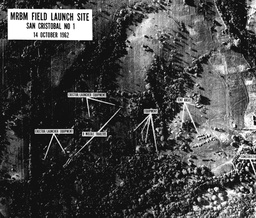
#> input picture Assignment2/u2cuba.jpg, 256 x 218 px, shrunk from 1250 x 1063 before the run; the run also reads 2 pictures not shown here
$ python '1 - Problem1_CrossCorrelation.py'   (Python 2 division)
#> lines starting #> are read from the running program, lines starting #| are printed output that depends on the picture
#       About - Cross Correlation and identify matching template from source image
#       Updated             11/10/2015
#       Load the input image
#       Based on the template image create blocks
#       Compute NCC and save coordinates where NCC is max value
#       Output regions where the matching corrdinates are found
#       Output for first template, close it, continue with next set

import cv2
import numpy as np
import math as m
import timeit

#Load Input Image
sourceImage = cv2.imread('u2cuba.jpg')
#> sourceImage is the input picture: shape (218, 256, 3); min 0, max 255, mean 71.4
sourceImage = cv2.cvtColor(sourceImage,cv2.COLOR_BGR2GRAY)
#> sourceImage: shape (218, 256)

#Cross Correlation function
def computeCrossCorrelation(inputimage, templateImage1):
	#Compute width and height of Input Image
	width = sourceImage.shape[0]
#> width = 218
	height = sourceImage.shape[1]
#> height = 256

	#Compute width and height of template Image
	width1 = templateImage1.shape[0]
#> width1 = 8
	height1 = templateImage1.shape[1]
#> height1 = 8

	#Initialze current Ncc value to zero
	currdist_ncc1 = 0

	#Create destination output each
	destNewImageTemp = sourceImage[0:width1,0:height1]

	#Loop thru width of Image
	for x in range(0,width,1):

		#Loop through height of Image
		for y in range(0,height,1):

			#Check if pixel position input image + dimension of template image are within limits
			if (x+width1 < width and y+height1< height):

				#Pick the block matching dimension of template image
				destNewImageTemp = sourceImage[x:x+width1,y:y+height1]

				#Compute Ncc for the Identified block
				dist_ncc1 = sum((templateImage1-np.mean(templateImage1))*(destNewImageTemp-np.mean(destNewImageTemp)))/m.sqrt((np.std(templateImage1)*np.std(destNewImageTemp)))

				#If sum > current sum, capture value and coordinates
				if ((sum(dist_ncc1) > currdist_ncc1) and (sum(dist_ncc1)> 0)):
					currdist_ncc1 = sum(dist_ncc1)
					matchCoordwidth = x
					matchCoordwidth1 = x+width1
					matchCoordHeight = y
					matchCoordHeight1 = y+height1
#> after the loop, currdist_ncc1 = 2341.6; matchCoordHeight = 88; matchCoordHeight1 = 96; matchCoordwidth = 137; matchCoordwidth1 = 145

	destMatchImageTemp = sourceImage[matchCoordwidth:matchCoordwidth1,matchCoordHeight:matchCoordHeight1]

	#Template Image
	cv2.imshow('Template Image',templateImage1)

	#Matched Area
	cv2.imshow('Result Image Extracted portion is ',destMatchImageTemp)

	#Highlight from input Image
	cv2.rectangle(sourceImage, (matchCoordHeight, matchCoordwidth),(matchCoordHeight1,matchCoordwidth1), (255,0,0), 2)
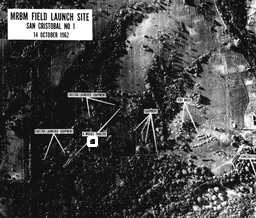
#> sourceImage: shape (218, 256); min 0, max 255, mean 71.7
	cv2.imshow("Highlighted Section is white is matching image", sourceImage)

	print 'Please verify and close this output to proceed with next data set'

#Load template Image to search
#Part A
templateImage1 = cv2.imread('trailer.png')
templateImage1 = cv2.cvtColor(templateImage1,cv2.COLOR_BGR2GRAY)

#start timer - Inbuilt function
start = timeit.default_timer()

computeCrossCorrelation(sourceImage,templateImage1)

print 'Template smaller image - time to find - in seconds '
stop = timeit.default_timer()
print stop-start
cv2.waitKey(0)


#Load large template Image to Search
#Part B
sourceImage = cv2.imread('u2cuba.jpg')
sourceImage = cv2.cvtColor(sourceImage,cv2.COLOR_BGR2GRAY)
templateImage2 = cv2.imread('trailerSlightlyBigger.png')
templateImage2 = cv2.cvtColor(templateImage2,cv2.COLOR_BGR2GRAY)

#start timer - Inbuilt function
start = timeit.default_timer()

computeCrossCorrelation(sourceImage,templateImage2)

print 'Template larger image - time to find - in seconds'
stop = timeit.default_timer()
print stop-start

cv2.waitKey(0)
